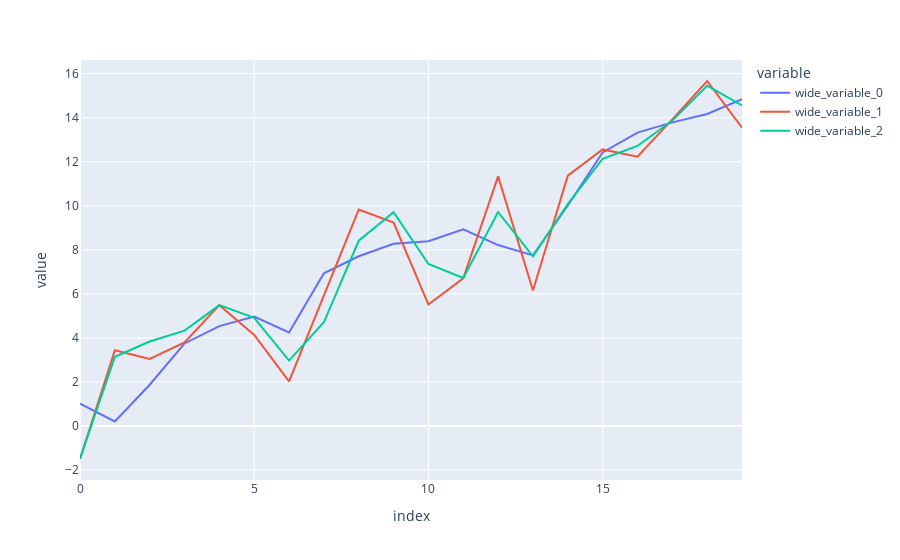

Source (notebook cell):
### Code cell
px.line(y=[xs_act, zs, xs[:,0]])

### Figure 1 — Plotly figure (JSON) as saved in the notebook; plotly's stock layout.template omitted (floating-point values rounded to 4 significant figures)
{"data": [{"hovertemplate": "variable=wide_variable_0<br>index=%{x}<br>value=%{y}<extra></extra>", "legendgroup": "wide_variable_0", "line": {"color": "#636efa", "dash": "solid"}, "mode": "lines", "name": "wide_variable_0", "orientation": "v", "showlegend": true, "type": "scatter", "x": [0, 1, 2, 3, 4, 5, 6, 7, 8, 9, 10, 11, 12, 13, 14, 15, 16, 17, 18, 19], "xaxis": "x", "y": [1.019, 0.2065, 1.876, 3.748, 4.538, 4.966, 4.251, 6.935, 7.709, 8.271, 8.393, 8.934, 8.215, 7.747, 10.01, 12.42, 13.32, 13.79, 14.16, 14.84], "yaxis": "y"}, {"hovertemplate": "variable=wide_variable_1<br>index=%{x}<br>value=%{y}<extra></extra>", "legendgroup": "wide_variable_1", "line": {"color": "#EF553B", "dash": "solid"}, "mode": "lines", "name": "wide_variable_1", "orientation": "v", "showlegend": true, "type": "scatter", "x": [0, 1, 2, 3, 4, 5, 6, 7, 8, 9, 10, 11, 12, 13, 14, 15, 16, 17, 18, 19], "xaxis": "x", "y": [-1.496, 3.439, 3.047, 3.792, 5.487, 4.138, 2.025, 5.953, 9.825, 9.233, 5.518, 6.707, 11.33, 6.155, 11.37, 12.56, 12.23, 13.92, 15.66, 13.54], "yaxis": "y"}, {"hovertemplate": "variable=wide_variable_2<br>index=%{x}<br>value=%{y}<extra></extra>", "legendgroup": "wide_variable_2", "line": {"color": "#00cc96", "dash": "solid"}, "mode": "lines", "name": "wide_variable_2", "orientation": "v", "showlegend": true, "type": "scatter", "x": [0, 1, 2, 3, 4, 5, 6, 7, 8, 9, 10, 11, 12, 13, 14, 15, 16, 17, 18, 19], "xaxis": "x", "y": [-1.478, 3.142, 3.836, 4.333, 5.489, 4.912, 2.971, 4.711, 8.412, 9.705, 7.355, 6.725, 9.717, 7.704, 10.07, 12.13, 12.71, 13.87, 15.45, 14.56], "yaxis": "y"}], "layout": {"autosize": true, "legend": {"title": {"text": "variable"}, "tracegroupgap": 0}, "margin": {"t": 60}, "xaxis": {"anchor": "y", "autorange": true, "domain": [0, 1], "range": [0, 19], "title": {"text": "index"}, "type": "linear"}, "yaxis": {"anchor": "x", "autorange": true, "domain": [0, 1], "range": [-2.449, 16.62], "title": {"text": "value"}, "type": "linear"}}}
